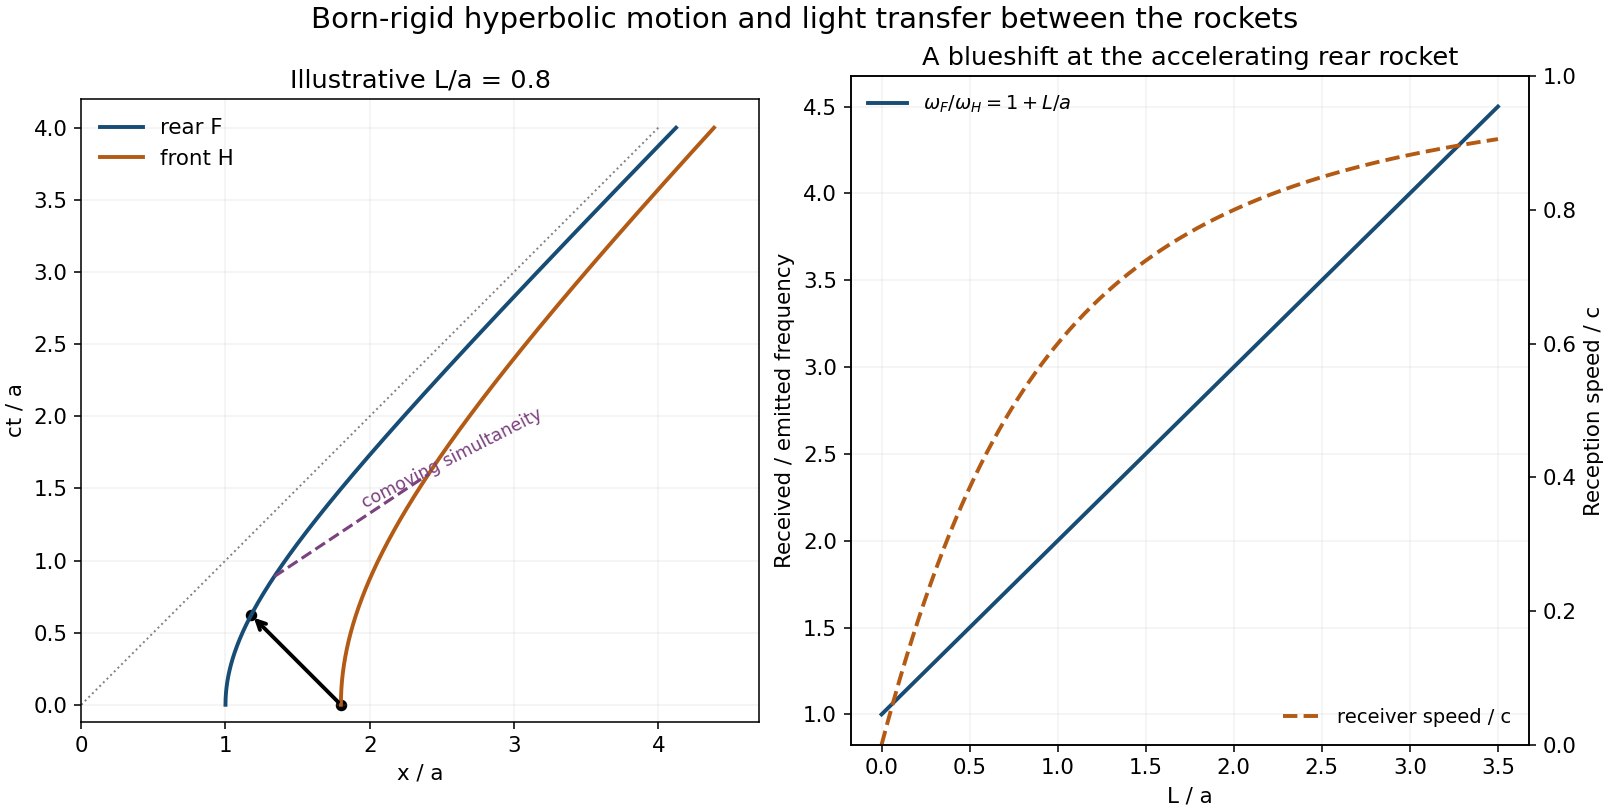

This figure's Python source:
from pathlib import Path
import numpy as np
import matplotlib
matplotlib.use("Agg")
import matplotlib.pyplot as plt
plt.rcParams.update({"font.size":11,"font.family":"DejaVu Sans","figure.facecolor":"white","axes.facecolor":"white","savefig.facecolor":"white"})

fig,axs=plt.subplots(1,2,figsize=(11.5,5.8),layout='constrained');ax=axs[0];ell=.8;t=np.linspace(0,4,500);F=np.sqrt(1+t*t);H=np.sqrt((1+ell)**2+t*t)
ax.plot(F,t,color='#174c75',lw=2,label='rear F');ax.plot(H,t,color='#b35b15',lw=2,label='front H')
tr=((1+ell)**2-1)/(2*(1+ell));xr=((1+ell)**2+1)/(2*(1+ell));ax.annotate('',xy=(xr,tr),xytext=(1+ell,0),arrowprops=dict(arrowstyle='->',lw=2,color='black'));ax.scatter([1+ell,xr],[0,tr],color='black',s=24)
eta=.8;xp=np.array([np.cosh(eta),(1+ell)*np.cosh(eta)]);tp=np.array([np.sinh(eta),(1+ell)*np.sinh(eta)]);ax.plot(xp,tp,'--',color='#7b4280',lw=1.6);ax.text(np.mean(xp)+.05,np.mean(tp)+.12,'comoving simultaneity',fontsize=9,color='#7b4280',rotation=27)
ax.plot([0,4],[0,4],':',color='gray',lw=1);ax.set(xlim=(0,4.7),ylim=(-.12,4.2),xlabel='x / a',ylabel='ct / a',title='Illustrative L/a = 0.8');ax.legend(frameon=False,loc='upper left');ax.set_aspect('equal');ax.grid(alpha=.15)
ax=axs[1];l=np.linspace(0,3.5,500);ratio=1+l;velocity=((1+l)**2-1)/((1+l)**2+1);ax.plot(l,ratio,color='#174c75',lw=2,label=r'$\omega_F/\omega_H=1+L/a$');bx=ax.twinx();bx.plot(l,velocity,color='#b35b15',lw=2,ls='--',label='receiver speed / c');ax.set(xlabel='L / a',ylabel='Received / emitted frequency',title='A blueshift at the accelerating rear rocket');bx.set(ylabel='Reception speed / c',ylim=(0,1));ax.grid(alpha=.15);ax.legend(loc='upper left',frameon=False,fontsize=10);bx.legend(loc='lower right',frameon=False,fontsize=10)
fig.suptitle('Born-rigid hyperbolic motion and light transfer between the rockets',fontsize=15)
fig.savefig(Path.cwd()/Path(__file__).with_suffix('.png').name,dpi=140,transparent=False)
